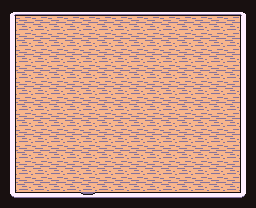

A level layout from a 2D game, rendered from its tile map. Below: a short description, then the map file with its tile-grid data intact:
An orthogonal 16x13 tile map with 16x16 px tiles, 2 tile layers (Background, Foreground) and 1 object.

<map version="1.10" tiledversion="1.11.2" orientation="orthogonal" renderorder="right-down" width="16" height="13" tilewidth="16" tileheight="16" infinite="0" nextlayerid="5" nextobjectid="2">
 <tileset firstgid="1" source="../room_tilesets/tilset.tsx" />
 <layer id="1" name="Background" width="16" height="13">
  <data encoding="csv">
1,1,1,1,1,1,1,1,1,1,1,1,1,1,1,1,
1,26,26,26,26,26,26,26,26,26,26,26,26,26,26,1,
1,26,26,26,26,26,26,26,26,26,26,26,26,26,26,1,
1,26,26,26,26,26,26,26,26,26,26,26,26,26,26,1,
1,26,26,26,26,26,26,26,26,26,26,26,26,26,26,1,
1,26,26,26,26,26,26,26,26,26,26,26,26,26,26,1,
1,26,26,26,26,26,26,26,26,26,26,26,26,26,26,1,
1,26,26,26,26,26,26,26,26,26,26,26,26,26,26,1,
1,26,26,26,26,26,26,26,26,26,26,26,26,26,26,1,
1,26,26,26,26,26,26,26,26,26,26,26,26,26,26,1,
1,26,26,26,26,26,26,26,26,26,26,26,26,26,26,1,
1,26,26,26,26,26,26,26,26,26,26,26,26,26,26,1,
1,1,1,1,1,1,1,1,1,1,1,1,1,1,1,1
</data>
 </layer>
 <layer id="3" name="Foreground" width="16" height="13">
  <data encoding="csv">
27,10,10,10,10,10,10,10,10,10,10,10,10,10,10,11,
25,0,0,0,0,0,0,0,0,0,0,0,0,0,0,9,
25,0,0,0,0,0,0,0,0,0,0,0,0,0,0,9,
25,0,0,0,0,0,0,0,0,0,0,0,0,0,0,9,
25,0,0,0,0,0,0,0,0,0,0,0,0,0,0,9,
25,0,0,0,0,0,0,0,0,0,0,0,0,0,0,9,
25,0,0,0,0,0,0,0,0,0,0,0,0,0,0,9,
25,0,0,0,0,0,0,0,0,0,0,0,0,0,0,9,
25,0,0,0,0,0,0,0,0,0,0,0,0,0,0,9,
25,0,0,0,0,0,0,0,0,0,0,0,0,0,0,9,
25,0,0,0,0,0,0,0,0,0,0,0,0,0,0,9,
25,0,0,0,0,0,0,0,0,0,0,0,0,0,0,9,
28,12,12,12,12,44,12,12,12,12,12,12,12,12,12,29
</data>
 </layer>
 <objectgroup id="4" name="Doors">
  <object id="1" x="80" y="192" width="16" height="6">
   <properties>
    <property name="facing" type="int" value="3" />
    <property name="room" value="Town" />
    <property name="x" type="int" value="144" />
    <property name="y" type="int" value="80" />
   </properties>
  </object>
 </objectgroup>
 <objectgroup id="2" name="Collisions" />
</map>